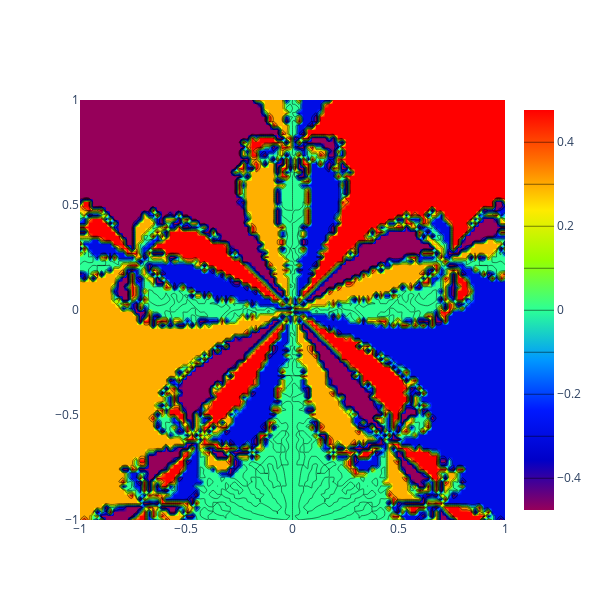

Notebook cell for this chart:
### Code cell
fig = go.Figure(data=
    go.Contour(
        x=R,
        y=I,
        z=d,
        line_smoothing=0.85,
        colorscale='rainbow',
        colorbar=dict(
            title='', # title here
            titleside='right',
            titlefont=dict(
                size=14,
                family='Arial, sans-serif')),
        contours=dict(
            coloring ='heatmap',
            showlabels = False, # show labels on contours
            #labelfont = dict( # label font properties
            #    size = 12,
            #    color = 'black',
            #)
        )))

fig.update_layout(
    autosize=False,
    width=600,
    height=600
)

fig.update_xaxes(
    constrain="domain",  # meanwhile compresses the xaxis by decreasing its "domain"
)
'''
fig.update_yaxes(
    scaleanchor = "x",
    scaleratio = 1,
)
'''

fig.show()

### Figure 1 — Plotly figure (JSON) as saved in the notebook; plotly's stock layout.template omitted (floating-point values rounded to 4 significant figures; data arrays with more than 128 entries replaced by an {"elided": "..."} marker saying what was removed)
{"data": [{"colorbar": {"title": {"font": {"family": "Arial, sans-serif", "size": 14}, "side": "right", "text": ""}}, "colorscale": [[0, "rgb(150,0,90)"], [0.125, "rgb(0,0,200)"], [0.25, "rgb(0,25,255)"], [0.375, "rgb(0,152,255)"], [0.5, "rgb(44,255,150)"], [0.625, "rgb(151,255,0)"], [0.75, "rgb(255,234,0)"], [0.875, "rgb(255,111,0)"], [1, "rgb(255,0,0)"]], "contours": {"coloring": "heatmap", "showlabels": false}, "line": {"smoothing": 0.85}, "type": "contour", "x": [-1, -0.9798, -0.9596, -0.9394, -0.9192, -0.899, -0.8788, -0.8586, -0.8384, -0.8182, -0.798, -0.7778, -0.7576, -0.7374, -0.7172, -0.697, -0.6768, -0.6566, -0.6364, -0.6162, -0.596, -0.5758, -0.5556, -0.5354, -0.5152, -0.4949, -0.4747, -0.4545, -0.4343, -0.4141, -0.3939, -0.3737, -0.3535, -0.3333, -0.3131, -0.2929, -0.2727, -0.2525, -0.2323, -0.2121, -0.1919, -0.1717, -0.1515, -0.1313, -0.1111, -0.09091, -0.07071, -0.05051, -0.0303, -0.0101, 0.0101, 0.0303, 0.05051, 0.07071, 0.09091, 0.1111, 0.1313, 0.1515, 0.1717, 0.1919, 0.2121, 0.2323, 0.2525, 0.2727, 0.2929, 0.3131, 0.3333, 0.3535, 0.3737, 0.3939, 0.4141, 0.4343, 0.4545, 0.4747, 0.4949, 0.5152, 0.5354, 0.5556, 0.5758, 0.596, 0.6162, 0.6364, 0.6566, 0.6768, 0.697, 0.7172, 0.7374, 0.7576, 0.7778, 0.798, 0.8182, 0.8384, 0.8586, 0.8788, 0.899, 0.9192, 0.9394, 0.9596, 0.9798, 1], "y": [-1, -0.9798, -0.9596, -0.9394, -0.9192, -0.899, -0.8788, -0.8586, -0.8384, -0.8182, -0.798, -0.7778, -0.7576, -0.7374, -0.7172, -0.697, -0.6768, -0.6566, -0.6364, -0.6162, -0.596, -0.5758, -0.5556, -0.5354, -0.5152, -0.4949, -0.4747, -0.4545, -0.4343, -0.4141, -0.3939, -0.3737, -0.3535, -0.3333, -0.3131, -0.2929, -0.2727, -0.2525, -0.2323, -0.2121, -0.1919, -0.1717, -0.1515, -0.1313, -0.1111, -0.09091, -0.07071, -0.05051, -0.0303, -0.0101, 0.0101, 0.0303, 0.05051, 0.07071, 0.09091, 0.1111, 0.1313, 0.1515, 0.1717, 0.1919, 0.2121, 0.2323, 0.2525, 0.2727, 0.2929, 0.3131, 0.3333, 0.3535, 0.3737, 0.3939, 0.4141, 0.4343, 0.4545, 0.4747, 0.4949, 0.5152, 0.5354, 0.5556, 0.5758, 0.596, 0.6162, 0.6364, 0.6566, 0.6768, 0.697, 0.7172, 0.7374, 0.7576, 0.7778, 0.798, 0.8182, 0.8384, 0.8586, 0.8788, 0.899, 0.9192, 0.9394, 0.9596, 0.9798, 1], "z": {"elided": "100x100 float values"}}], "layout": {"autosize": false, "height": 600, "width": 600, "xaxis": {"constrain": "domain"}}}
